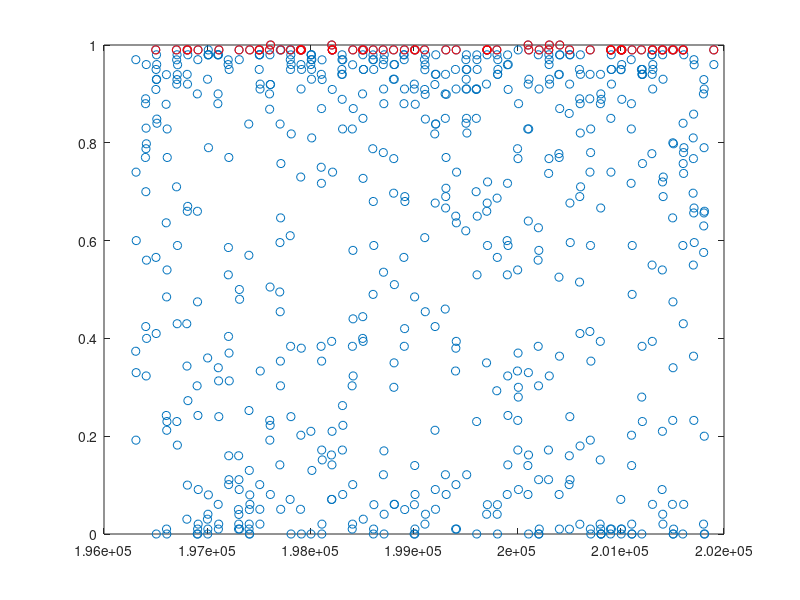

Write the MATLAB code that produced this figure.
clear all

importedData = importdata('portfolio100.txt');
data = importedData(:,2:end);

myActiveMean = mean(data);
[fdata,cdata] = size(data);

[factive, cactive] = size(myActiveMean);

% data binary matrix
for i=1:fdata
    for j=1:cdata
        if data(i,j)>0
            binaryMatrix(i,j) = 1;
        else
            binaryMatrix(i,j) = 0;
        end
    end
end

for i=1:cactive
    if myActiveMean(1,i)>0
        binaryActiveArray(i) = 1;
    else
        binaryActiveArray(i) = 0;
    end
end

for i=1:fdata
    
    mcon = confusionmat(binaryActiveArray,binaryMatrix(i,:));
    d = mcon(1,1);
    c = mcon(1,2);
    b = mcon(2,1);
    a = mcon(2,2);
   
    distanceActiveJaccard(i)= (a)/(a+b+c);
end
PActive = prctile(distanceActiveJaccard,90);
IActive = find(distanceActiveJaccard > PActive);

outliers = importedData(IActive,1);
disp(outliers);

plot(importedData(:,1),distanceActiveJaccard,'o')
hold on
plot(importedData(IActive,1), distanceActiveJaccard(IActive),'or')